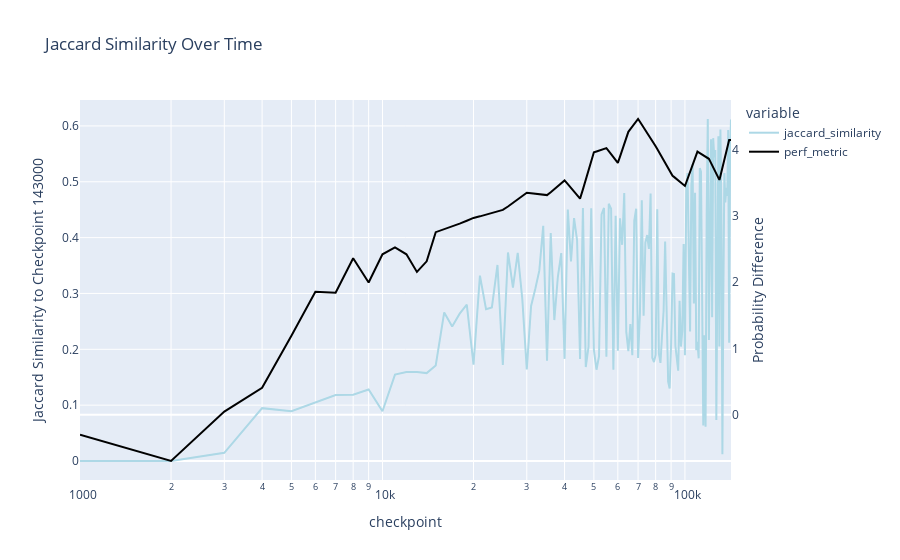

The notebook cell this image was saved under:
### Code cell
comparison_checkpoint = 143000

jaccard_reference_results = compute_jaccard_similarity_to_reference(df, comparison_checkpoint)

# Add a new column for the performance metric by mapping the checkpoint_2 values using the perf_metric_dict
jaccard_reference_results['perf_metric'] = jaccard_reference_results['checkpoint'].map(perf_metric_dict)

# Interpolate missing values
jaccard_reference_results['perf_metric'] = jaccard_reference_results['perf_metric'].interpolate(method='linear')

# plot jaccard similarity over time
fig = px.line(jaccard_reference_results, x='checkpoint', y=['jaccard_similarity'], title='Jaccard Similarity Over Time', log_x=True)

# Specify colors for each line
colors = {'jaccard_similarity': 'lightblue', 'perf_metric': 'black'}

# Update each trace with the specified color
for i, trace in enumerate(fig.data):
    fig.data[i].update(line=dict(color=colors[trace.name]))


fig.update_layout(
    yaxis2=dict(title="Probability Difference", overlaying="y", side="right", showgrid=False)
)
fig.add_trace(
    go.Scatter(x=jaccard_reference_results['checkpoint'], y=jaccard_reference_results['perf_metric'], name='perf_metric', mode='lines', yaxis='y2', line=dict(color=colors['perf_metric']))
)

# Optional: Update the layout if you need to adjust titles or other aesthetics
fig.update_layout(
    yaxis_title=f"Jaccard Similarity to Checkpoint {comparison_checkpoint}"
)

fig.show()

### Figure 1 — Plotly figure (JSON) as saved in the notebook; plotly's stock layout.template omitted (floating-point values rounded to 4 significant figures; data arrays with more than 128 entries replaced by an {"elided": "..."} marker saying what was removed)
{"data": [{"hovertemplate": "variable=jaccard_similarity<br>checkpoint=%{x}<br>value=%{y}<extra></extra>", "legendgroup": "jaccard_similarity", "line": {"color": "lightblue", "dash": "solid"}, "marker": {"symbol": "circle"}, "mode": "lines", "name": "jaccard_similarity", "orientation": "v", "showlegend": true, "type": "scatter", "x": {"elided": "142 int values"}, "xaxis": "x", "y": {"elided": "142 float values"}, "yaxis": "y"}, {"line": {"color": "black"}, "mode": "lines", "name": "perf_metric", "type": "scatter", "x": {"elided": "142 int values"}, "y": {"elided": "142 float values"}, "yaxis": "y2"}], "layout": {"legend": {"title": {"text": "variable"}, "tracegroupgap": 0}, "title": {"text": "Jaccard Similarity Over Time"}, "xaxis": {"anchor": "y", "domain": [0, 1], "title": {"text": "checkpoint"}, "type": "log"}, "yaxis": {"anchor": "x", "domain": [0, 1], "title": {"text": "Jaccard Similarity to Checkpoint 143000"}}, "yaxis2": {"overlaying": "y", "showgrid": false, "side": "right", "title": {"text": "Probability Difference"}}}}
